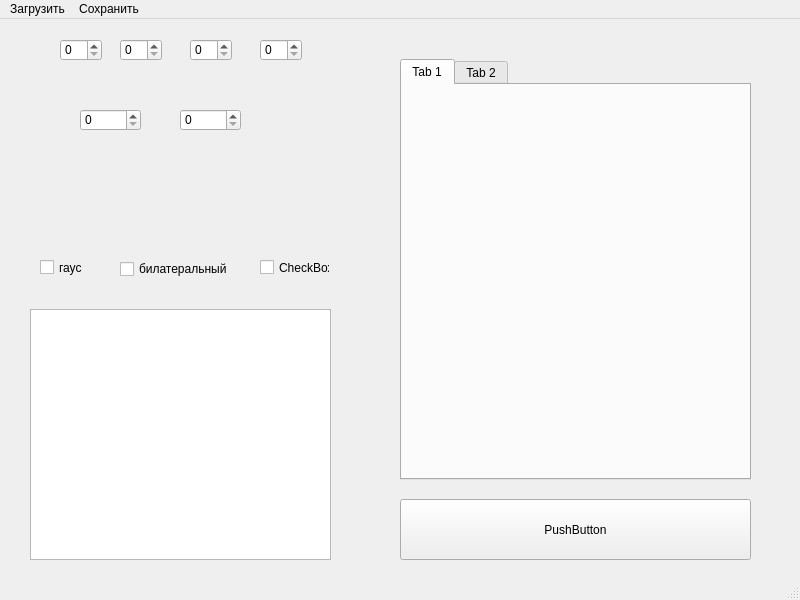
<?xml version="1.0" encoding="UTF-8"?>
<ui version="4.0">
 <class>MainWindow</class>
 <widget class="QMainWindow" name="MainWindow">
  <property name="geometry">
   <rect>
    <x>0</x>
    <y>0</y>
    <width>800</width>
    <height>600</height>
   </rect>
  </property>
  <property name="windowTitle">
   <string>MainWindow</string>
  </property>
  <widget class="QWidget" name="centralwidget">
   <widget class="QSpinBox" name="spinBox">
    <property name="geometry">
     <rect>
      <x>60</x>
      <y>20</y>
      <width>42</width>
      <height>22</height>
     </rect>
    </property>
   </widget>
   <widget class="QSpinBox" name="spinBox_2">
    <property name="geometry">
     <rect>
      <x>120</x>
      <y>20</y>
      <width>42</width>
      <height>22</height>
     </rect>
    </property>
   </widget>
   <widget class="QSpinBox" name="spinBox_3">
    <property name="geometry">
     <rect>
      <x>190</x>
      <y>20</y>
      <width>42</width>
      <height>22</height>
     </rect>
    </property>
   </widget>
   <widget class="QSpinBox" name="spinBox_4">
    <property name="geometry">
     <rect>
      <x>260</x>
      <y>20</y>
      <width>42</width>
      <height>22</height>
     </rect>
    </property>
   </widget>
   <widget class="QPushButton" name="pushButton">
    <property name="geometry">
     <rect>
      <x>400</x>
      <y>480</y>
      <width>351</width>
      <height>61</height>
     </rect>
    </property>
    <property name="text">
     <string>PushButton</string>
    </property>
   </widget>
   <widget class="QTableView" name="tableView">
    <property name="geometry">
     <rect>
      <x>30</x>
      <y>290</y>
      <width>301</width>
      <height>251</height>
     </rect>
    </property>
   </widget>
   <widget class="QTabWidget" name="tabWidget">
    <property name="geometry">
     <rect>
      <x>400</x>
      <y>40</y>
      <width>351</width>
      <height>421</height>
     </rect>
    </property>
    <property name="currentIndex">
     <number>0</number>
    </property>
    <widget class="QWidget" name="tab">
     <attribute name="title">
      <string>Tab 1</string>
     </attribute>
    </widget>
    <widget class="QWidget" name="tab_2">
     <attribute name="title">
      <string>Tab 2</string>
     </attribute>
    </widget>
   </widget>
   <widget class="QCheckBox" name="checkBox">
    <property name="geometry">
     <rect>
      <x>260</x>
      <y>240</y>
      <width>70</width>
      <height>17</height>
     </rect>
    </property>
    <property name="text">
     <string>CheckBox</string>
    </property>
   </widget>
   <widget class="QCheckBox" name="checkBox_2">
    <property name="geometry">
     <rect>
      <x>40</x>
      <y>240</y>
      <width>70</width>
      <height>17</height>
     </rect>
    </property>
    <property name="text">
     <string>гаус</string>
    </property>
   </widget>
   <widget class="QCheckBox" name="checkBox_3">
    <property name="geometry">
     <rect>
      <x>120</x>
      <y>240</y>
      <width>111</width>
      <height>20</height>
     </rect>
    </property>
    <property name="text">
     <string>билатеральный</string>
    </property>
   </widget>
   <widget class="QSpinBox" name="spinBox_5">
    <property name="geometry">
     <rect>
      <x>80</x>
      <y>90</y>
      <width>61</width>
      <height>22</height>
     </rect>
    </property>
   </widget>
   <widget class="QSpinBox" name="spinBox_6">
    <property name="geometry">
     <rect>
      <x>180</x>
      <y>90</y>
      <width>61</width>
      <height>22</height>
     </rect>
    </property>
   </widget>
  </widget>
  <widget class="QMenuBar" name="menubar">
   <property name="geometry">
    <rect>
     <x>0</x>
     <y>0</y>
     <width>800</width>
     <height>21</height>
    </rect>
   </property>
   <widget class="QMenu" name="menu">
    <property name="title">
     <string>Загрузить</string>
    </property>
   </widget>
   <widget class="QMenu" name="menu_2">
    <property name="title">
     <string>Сохранить</string>
    </property>
   </widget>
   <addaction name="menu"/>
   <addaction name="menu_2"/>
  </widget>
  <widget class="QStatusBar" name="statusbar"/>
 </widget>
 <resources/>
 <connections/>
</ui>
